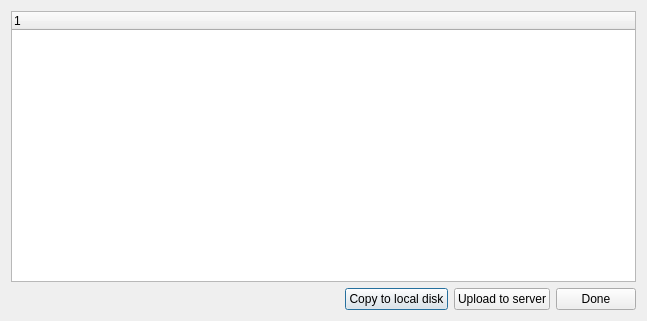
<?xml version="1.0" encoding="UTF-8"?>
<ui version="4.0">
 <class>PrvManagerDialog</class>
 <widget class="QDialog" name="PrvManagerDialog">
  <property name="geometry">
   <rect>
    <x>0</x>
    <y>0</y>
    <width>647</width>
    <height>321</height>
   </rect>
  </property>
  <property name="windowTitle">
   <string>Dialog</string>
  </property>
  <layout class="QVBoxLayout" name="verticalLayout">
   <item>
    <widget class="QTreeWidget" name="tree">
     <column>
      <property name="text">
       <string notr="true">1</string>
      </property>
     </column>
    </widget>
   </item>
   <item>
    <layout class="QHBoxLayout" name="horizontalLayout_2">
     <item>
      <spacer name="horizontalSpacer">
       <property name="orientation">
        <enum>Qt::Horizontal</enum>
       </property>
       <property name="sizeHint" stdset="0">
        <size>
         <width>40</width>
         <height>20</height>
        </size>
       </property>
      </spacer>
     </item>
     <item>
      <widget class="QPushButton" name="btn_copy_to_local_disk">
       <property name="text">
        <string>Copy to local disk</string>
       </property>
      </widget>
     </item>
     <item>
      <widget class="QPushButton" name="btn_upload_to_server">
       <property name="text">
        <string>Upload to server</string>
       </property>
      </widget>
     </item>
     <item>
      <widget class="QPushButton" name="btn_done">
       <property name="text">
        <string>Done</string>
       </property>
      </widget>
     </item>
    </layout>
   </item>
  </layout>
 </widget>
 <resources/>
 <connections/>
</ui>
